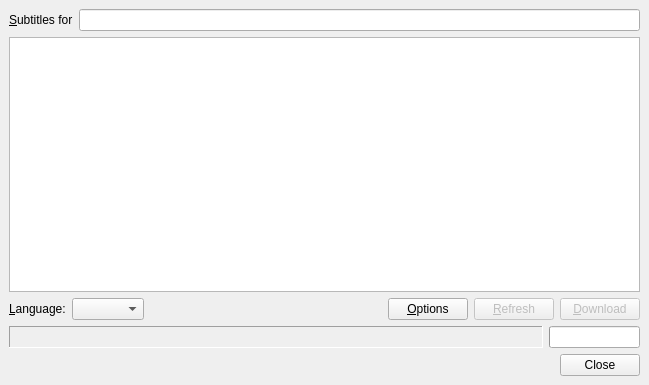
<ui version="4.0" >
 <class>FindSubtitlesWindow</class>
 <widget class="QWidget" name="FindSubtitlesWindow" >
  <property name="geometry" >
   <rect>
    <x>0</x>
    <y>0</y>
    <width>649</width>
    <height>385</height>
   </rect>
  </property>
  <property name="windowTitle" >
   <string>Find Subtitles</string>
  </property>
  <layout class="QVBoxLayout" >
   <property name="spacing" >
    <number>6</number>
   </property>
   <property name="leftMargin" >
    <number>9</number>
   </property>
   <property name="topMargin" >
    <number>9</number>
   </property>
   <property name="rightMargin" >
    <number>9</number>
   </property>
   <property name="bottomMargin" >
    <number>9</number>
   </property>
   <item>
    <layout class="QHBoxLayout" >
     <property name="spacing" >
      <number>6</number>
     </property>
     <property name="leftMargin" >
      <number>0</number>
     </property>
     <property name="topMargin" >
      <number>0</number>
     </property>
     <property name="rightMargin" >
      <number>0</number>
     </property>
     <property name="bottomMargin" >
      <number>0</number>
     </property>
     <item>
      <widget class="QLabel" name="subtitles_for_label" >
       <property name="text" >
        <string>&amp;Subtitles for</string>
       </property>
       <property name="buddy" >
        <cstring>file_chooser</cstring>
       </property>
      </widget>
     </item>
     <item>
      <widget class="FileChooser" name="file_chooser" />
     </item>
    </layout>
   </item>
   <item>
    <widget class="QTreeView" name="view" />
   </item>
   <item>
    <layout class="QHBoxLayout" >
     <property name="spacing" >
      <number>6</number>
     </property>
     <property name="leftMargin" >
      <number>0</number>
     </property>
     <property name="topMargin" >
      <number>0</number>
     </property>
     <property name="rightMargin" >
      <number>0</number>
     </property>
     <property name="bottomMargin" >
      <number>0</number>
     </property>
     <item>
      <widget class="QLabel" name="filter_language_label" >
       <property name="text" >
        <string>&amp;Language:</string>
       </property>
       <property name="buddy" >
        <cstring>language_filter</cstring>
       </property>
      </widget>
     </item>
     <item>
      <widget class="QComboBox" name="language_filter" >
       <property name="editable" >
        <bool>false</bool>
       </property>
      </widget>
     </item>
     <item>
      <spacer>
       <property name="orientation" >
        <enum>Qt::Horizontal</enum>
       </property>
       <property name="sizeHint" >
        <size>
         <width>40</width>
         <height>20</height>
        </size>
       </property>
      </spacer>
     </item>
     <item>
      <widget class="QPushButton" name="configure_button" >
       <property name="text" >
        <string>&amp;Options</string>
       </property>
      </widget>
     </item>
     <item>
      <widget class="QPushButton" name="refresh_button" >
       <property name="enabled" >
        <bool>false</bool>
       </property>
       <property name="text" >
        <string>&amp;Refresh</string>
       </property>
      </widget>
     </item>
     <item>
      <widget class="QPushButton" name="download_button" >
       <property name="enabled" >
        <bool>false</bool>
       </property>
       <property name="text" >
        <string>&amp;Download</string>
       </property>
      </widget>
     </item>
    </layout>
   </item>
   <item>
    <layout class="QHBoxLayout" >
     <property name="spacing" >
      <number>6</number>
     </property>
     <property name="leftMargin" >
      <number>0</number>
     </property>
     <property name="topMargin" >
      <number>0</number>
     </property>
     <property name="rightMargin" >
      <number>0</number>
     </property>
     <property name="bottomMargin" >
      <number>0</number>
     </property>
     <item>
      <widget class="QLabel" name="status" >
       <property name="sizePolicy" >
        <sizepolicy vsizetype="Preferred" hsizetype="Expanding" >
         <horstretch>0</horstretch>
         <verstretch>0</verstretch>
        </sizepolicy>
       </property>
       <property name="frameShape" >
        <enum>QFrame::Panel</enum>
       </property>
       <property name="frameShadow" >
        <enum>QFrame::Sunken</enum>
       </property>
       <property name="text" >
        <string/>
       </property>
      </widget>
     </item>
     <item>
      <widget class="QProgressBar" name="progress" >
       <property name="sizePolicy" >
        <sizepolicy vsizetype="Fixed" hsizetype="Preferred" >
         <horstretch>0</horstretch>
         <verstretch>0</verstretch>
        </sizepolicy>
       </property>
       <property name="value" >
        <number>0</number>
       </property>
       <property name="textVisible" >
        <bool>false</bool>
       </property>
       <property name="orientation" >
        <enum>Qt::Horizontal</enum>
       </property>
      </widget>
     </item>
    </layout>
   </item>
   <item>
    <widget class="QDialogButtonBox" name="buttonBox" >
     <property name="orientation" >
      <enum>Qt::Horizontal</enum>
     </property>
     <property name="standardButtons" >
      <set>QDialogButtonBox::Close</set>
     </property>
    </widget>
   </item>
  </layout>
 </widget>
 <customwidgets>
  <customwidget>
   <class>FileChooser</class>
   <extends>QLineEdit</extends>
   <header>filechooser.h</header>
  </customwidget>
 </customwidgets>
 <tabstops>
  <tabstop>file_chooser</tabstop>
  <tabstop>view</tabstop>
  <tabstop>language_filter</tabstop>
  <tabstop>refresh_button</tabstop>
  <tabstop>download_button</tabstop>
  <tabstop>buttonBox</tabstop>
 </tabstops>
 <resources/>
 <connections>
  <connection>
   <sender>buttonBox</sender>
   <signal>rejected()</signal>
   <receiver>FindSubtitlesWindow</receiver>
   <slot>close()</slot>
   <hints>
    <hint type="sourcelabel" >
     <x>334</x>
     <y>380</y>
    </hint>
    <hint type="destinationlabel" >
     <x>334</x>
     <y>201</y>
    </hint>
   </hints>
  </connection>
 </connections>
</ui>
